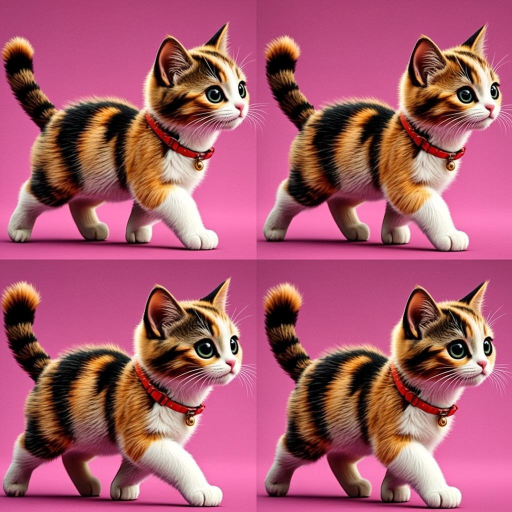
#> input picture art_raw/calico_walk_magenta.png, 1024 x 1024 px (shown at 1/2 size)
$ python -i slice_assets_v2.py   (imports and definitions only)
#> lines starting #> are read from the running program, lines starting #| are printed output that depends on the picture; after the words box and inside, x2 and y2 are one past the last pixel; in counts of white or black regions, pixels touching at a corner belong together
#> further down, picture is the input picture: shape (1024, 1024, 3); mean B, G, R 110.2, 90.1, 168.9
#!/usr/bin/env python3
"""Slice AI sprite sheets into transparent game-ready frames — v2 robust keyer.

Improvements over v1:
  * Background color sampled per-sheet from the four corners (handles muted greens).
  * Border-connected flood fill (background is contiguous with the frame border),
    so green-ish cat parts are never removed.
  * Edge-zone despill + halo feather.
  * Leftover green floor-shadow slivers under the feet are caught by the flood fill
    because they touch the bottom border via the background.
Pipeline per sheet:
  1. Slice grid cells (2x2 @1024, or 1x2 @1024).
  2. Key background (corner-sampled color + green dominance + border flood fill).
  3. Union-bbox crop per clip (constant scale across frames, no pumping).
  4. Bottom-center align into a 512x512 art box (feet at y=512).
  5. Save frame_XX.png into src/MeowCat/Assets/sprites/<breed>/<clip>/.
"""
import os
import sys
import numpy as np
from PIL import Image, ImageFilter
from scipy import ndimage

RAW = "/home/z/my-project/meow/art_raw"
OUT = "/home/z/my-project/meow/src/MeowCat/Assets/sprites"
BOX = 512
MAX_SIDE = 470

from slice_assets import SHEETS  # reuse the mapping

# magenta-screen regenerations for the breeds whose white fur died on green
# [5 lines not run here, left out]

# per-sheet minimum green dominance for dist<58 candidates (protect pale/white fur)
MIN_DOM = {
    "calico_walk": 20, "calico_sit": 20, "calico_scratch": 20,
    "calico_walk_magenta": 26, "calico_sit_magenta": 26, "calico_scratch_magenta": 26,
    "siamese_walk": 10, "siamese_sit": 10, "siamese_scratch": 10,
    "persian_walk": 10, "persian_sit": 10, "persian_scratch": 10,
}


def key_background(rgb: np.ndarray, min_dom: int = 6) -> np.ndarray:
    """RGBA with background removed. Strategy:
    1. Candidates = close to sampled bg color OR green-dominant (catches vignettes/shadows).
    2. bg = border-connected component of candidates (flood fill).
    3. SURE-FOREGROUND protection: pixels that are clearly NOT green screen
       (hue-neutral OR far from bg) dilated by 3px are removed from bg again —
       this keeps wispy boundary fur from being eaten through spill-connections.
    4. Despill kept pixels, 1px halo cut, interior re-solidified.
    """
#> called with min_dom = 6
    h, w, _ = rgb.shape
#> h = 1024; w = 1024
    r = rgb[..., 0].astype(np.float32)
    g = rgb[..., 1].astype(np.float32)
    b = rgb[..., 2].astype(np.float32)
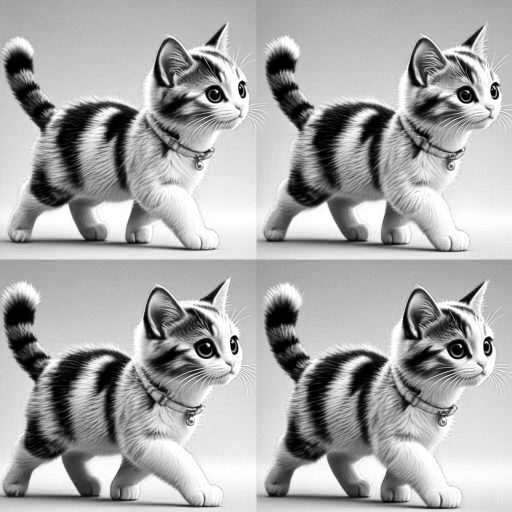
#> b: shape (1024, 1024) float32 (shown at 1/2 size); min 0, max 255, mean 168.9

    # ---- 1. background samples from 8 border patches
    P = 24
    patches = [
        rgb[0:P, 0:P], rgb[0:P, w - P:w], rgb[h - P:h, 0:P], rgb[h - P:h, w - P:w],
        rgb[0:P, w // 2 - P // 2:w // 2 + P // 2], rgb[h - P:h, w // 2 - P // 2:w // 2 + P // 2],
        rgb[h // 2 - P // 2:h // 2 + P // 2, 0:P], rgb[h // 2 - P // 2:h // 2 + P // 2, w - P:w],
    ]
    samples = [np.median(p.reshape(-1, 3), axis=0).astype(np.float32) for p in patches]
#> samples = [[110, 61, 165], [112, 63, 168], [144, 81, 203], [156, 96, 220], [112, 63, 171], [159, 98, 225], [153, 90, 216], [158, 97, 226]]
    samples.append(np.median(np.concatenate([p.reshape(-1, 3) for p in patches]), axis=0).astype(np.float32))

    stack = np.stack([np.sqrt((r - s[0]) ** 2 + (g - s[1]) ** 2 + (b - s[2]) ** 2) for s in samples])
    dist = stack.min(axis=0)

    # chroma axis follows the sampled bg: green screens push g up, magenta
    # screens push r/b up. Everything below is written against `dom`, so the
    # same thresholds serve both screen colors.
    dom_green = g - np.maximum(r, b)
    dom_magenta = np.minimum(r, b) - g
    dom_bg = float(np.median([s[1] - max(s[0], s[2]) for s in samples]))
#> dom_bg = -122
    magenta = dom_bg < -10
#> magenta = True
    dom = dom_magenta if magenta else dom_green

    # when the sheet bg is genuinely colored, require a matching cast on
    # candidate pixels too (protects white/cream fur against pale screens)
    if abs(dom_bg) > 10:
        if magenta:
            # strong magenta screens bounce pink onto white fur; scale the
            # spill-catcher with bg strength so pink-lit fur is NOT keyed.
            # The close-range rule (dom>10 & dist<75) catches the bloomed
            # floor shadow under the paws without reaching normal fur.
            spill_dom = max(14, int(-dom_bg) // 3)
#> spill_dom = 40
            cand = (((dist < 58) & (dom > min_dom))
                    | ((dom > spill_dom) & (dist < 140))
                    | ((dom > 10) & (dist < 75)))
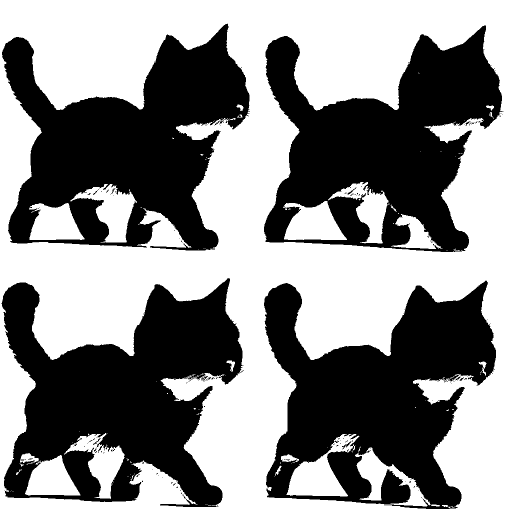
#> cand: shape (1024, 1024) bool (shown at 1/2 size); 54.2% white; 143 black regions (130 under 20 px), largest, box (x1, y1, x2, y2) and area: (3, 556, 487, 1014) 123359, (528, 561, 992, 1018) 119688, (4, 47, 499, 501) 119458
        else:
            cand = ((dist < 58) & (dom > min_dom)) | ((dom > 12) & (dist < 140))
    else:
        cand = (dist < 58) | ((dom > 12) & (dist < 140))

    # ---- 2. border-connected flood fill
    labels, _ = ndimage.label(cand)
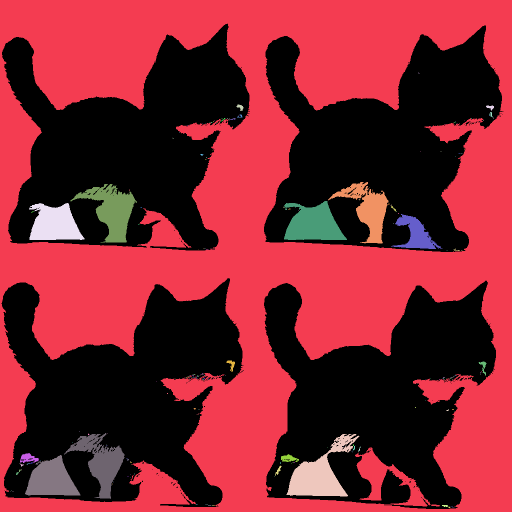
#> labels: shape (1024, 1024) int32 (shown at 1/2 size); 247 distinct labels, from 0 to 246; one colour per label, 0 black
    border_labels = set(np.unique(np.concatenate([
        labels[0, :], labels[-1, :], labels[:, 0], labels[:, -1]])))
#> border_labels = 1 item
    border_labels.discard(0)
    bg = np.isin(labels, list(border_labels)) if border_labels else np.zeros((h, w), bool)
#> bg: shape (1024, 1024) bool; 49.5% white; 1 white region, box (x1, y1, x2, y2) and area: (0, 0, 1024, 1024) 519464

    # ---- 3. sure-foreground protection
    # Green/pale screens key aggressively → protect hue-neutral or far pixels.
    # Strong magenta screens require real chroma for candidacy already, so
    # protection is skipped: it would only dam off dark shadow cores and
    # trap bloomed background pockets (between legs, under the belly).
    if not magenta:
        sure_fg = (dom < 4) | (dist > 115)
        protect = np.asarray(Image.fromarray((sure_fg * 255).astype(np.uint8))
                             .filter(ImageFilter.MaxFilter(5)), dtype=np.uint8) > 0
        bg &= ~protect

    # ---- 3b. enclosed regions
    # Green screens key weakly (bites inside fur happen) → repair by filling
    # enclosed transparent regions back in. Strong chroma screens key cleanly
    # and enclosed regions are REAL see-through gaps (between-legs wedges) →
    # they must stay transparent; filling them bakes pink blobs into the cat.
    if not magenta:
        fg_filled = ndimage.binary_fill_holes(~bg)
        holes = (~bg) & fg_filled
        if holes.any():
            lab2, n2 = ndimage.label(holes)
            bg_color = np.array(samples[-1], dtype=np.float32)
            flat = np.dstack([r, g, b])
            drop_dom = abs(dom_bg) * 0.45
            for i in range(1, n2 + 1):
                comp = lab2 == i
                med = np.median(flat[comp], axis=0)
                d = float(np.sqrt(((med - bg_color) ** 2).sum()))
                dm = float(med[1] - max(med[0], med[2]))
                if d < 90 and dm > drop_dom:
                    bg |= comp
    else:
        # strong chroma screen: any modest-sized foreground island whose color
        # is still close to the screen is trapped background (bloomed gaps
        # between legs, shadow-dammed pockets) → transparent. Tiny islands
        # (stray pixels) and big ones (real cat parts) are left alone.
        labF, nF = ndimage.label(~bg)
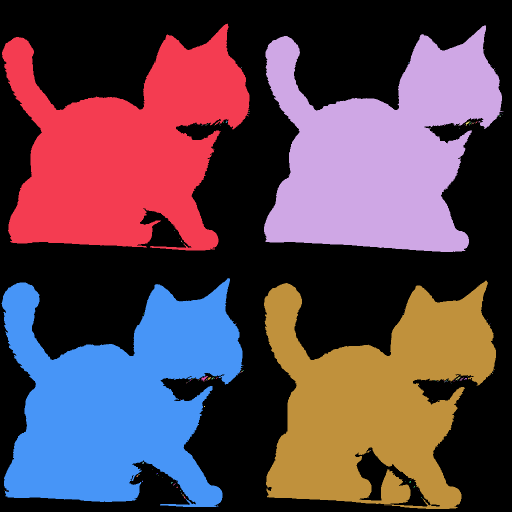
#> labF: shape (1024, 1024) int32 (shown at 1/2 size); 177 distinct labels, from 0 to 176; one colour per label, 0 black
#> nF = 176
        if nF > 1:
            sizesF = ndimage.sum(~bg, labF, range(1, nF + 1))
#> sizesF = 176 values, max 135955 at index 69, min 1 at index 2, mean 3006.3
            main = int(np.argmax(sizesF)) + 1
#> main = 70
            main_size = float(sizesF[main - 1])
#> main_size = 135955
            bg_color = np.array(samples[-1], dtype=np.float32)
#> bg_color = [139, 78, 197.5]
            flat = np.dstack([r, g, b])
            for i in range(1, nF + 1):
                if i == main:
                    continue
                comp = labF == i
                n_px = int(sizesF[i - 1])
                if n_px < 60 or n_px > 0.3 * main_size:
                    continue
                med = np.median(flat[comp], axis=0)
                d = float(np.sqrt(((med - bg_color) ** 2).sum()))
                dm = float(min(med[0], med[2]) - med[1])
                # bg-tinted pocket (close to screen color) OR dark neutral
                # shadow core left behind after the bloom around it keyed out
                if d < 120 or (dm < 10 and d > 100):
                    bg |= comp
#> this loop made 176 passes
#> n_px on passes 1 to 3: 132346, 132209, 1
#> pass 1, in key_background, `comp = labF == i`:
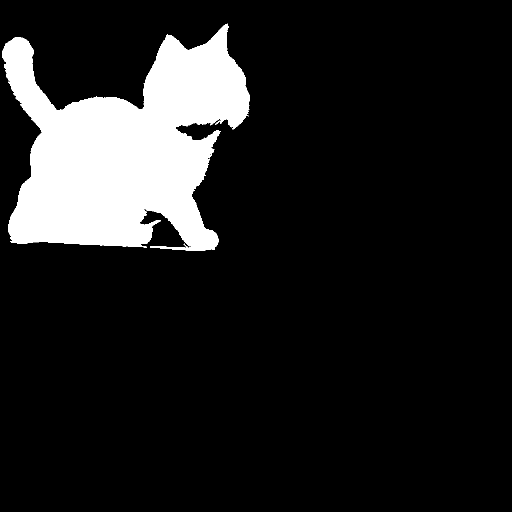
#> comp: shape (1024, 1024) bool (shown at 1/2 size); 12.6% white; 1 white region, box (x1, y1, x2, y2) and area: (4, 47, 499, 501) 132346

    # ---- 4. alpha + despill + boundary refinement
    alpha = np.where(bg, 0.0, 255.0)
    spill = (~bg) & (dom > 8)
#> spill: shape (1024, 1024) bool; 7.7% white; 555 white regions (480 under 20 px), largest, box (x1, y1, x2, y2) and area: (530, 366, 931, 504) 20283, (10, 868, 284, 1004) 17987, (20, 367, 296, 495) 16188
    r2, g2, b2 = r.copy(), g.copy(), b.copy()
    if magenta:
        # pull the magenta cast out of edge fur: shrink r/b toward g
        excess = np.minimum(r[spill], b[spill]) - g[spill]
        excess = np.maximum(excess, 0)
        r2[spill] = r[spill] - excess * 0.75
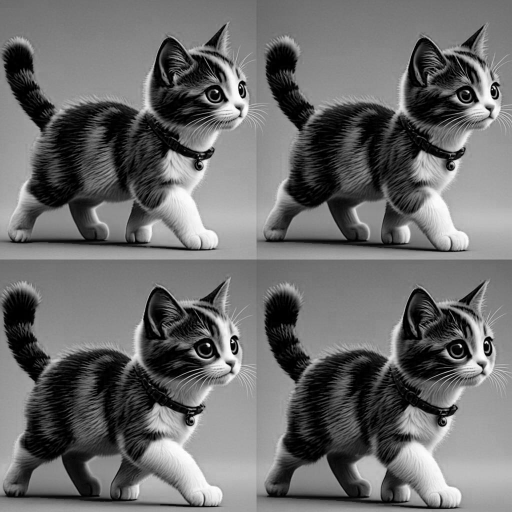
#> r2: shape (1024, 1024) float32 (shown at 1/2 size); min 0, max 255, mean 108.1
        b2[spill] = b[spill] - excess * 0.75
#> b2: shape (1024, 1024) float32; 7.72% of pixels changed, all inside (x1, y1, x2, y2) = (7, 47, 1007, 1018)
    else:
        g2[spill] = np.maximum(r[spill], b[spill]) * 1.05 + g[spill] * 0.15
    g2 = np.clip(g2, 0, 255); r2 = np.clip(r2, 0, 255); b2 = np.clip(b2, 0, 255)

    img = np.dstack([r2, g2, b2, alpha]).astype(np.uint8)
    im = Image.fromarray(img)

    core_fg = np.asarray(
        Image.fromarray(np.where(bg, 0, 255).astype(np.uint8)).filter(ImageFilter.MinFilter(3)),
        dtype=np.uint8)
#> core_fg: shape (1024, 1024); 49% white; 16 white regions (12 under 20 px), largest, box (x1, y1, x2, y2) and area: (5, 558, 484, 1013) 132093, (529, 52, 1003, 503) 129116, (5, 49, 498, 500) 128678, (529, 563, 991, 1017) 123886
    a = im.getchannel("A").filter(ImageFilter.GaussianBlur(0.6))
    a_np = np.asarray(a, dtype=np.float32)
    a_np[core_fg == 255] = 255
#> a_np: shape (1024, 1024) float32; min 0, max 255, mean 128.7
    a_np[bg] = 0
#> a_np: shape (1024, 1024) float32; min 0, max 255, mean 128.1
    im.putalpha(Image.fromarray(np.clip(a_np, 0, 255).astype(np.uint8)))

    # second despill pass on semi-transparent edge pixels
    arr = np.asarray(im).astype(np.float32)
    edge = (arr[..., 3] > 0) & (arr[..., 3] < 250)
#> edge: shape (1024, 1024) bool; 1.5% white in thin lines or dots
    if magenta:
        dom2 = np.minimum(arr[..., 0], arr[..., 2]) - arr[..., 1]
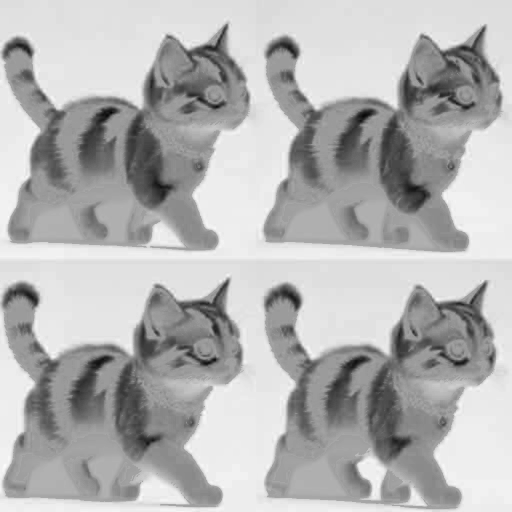
#> dom2: shape (1024, 1024) float32 (shown at 1/2 size); min -116, max 74, mean 17.9; drawn with min black and max white
        fix = edge & (dom2 > 12)
#> fix: shape (1024, 1024) bool; every value is 0
        excess = np.minimum(arr[..., 0][fix], arr[..., 2][fix]) - arr[..., 1][fix]
#> excess = empty array
        arr[..., 0][fix] -= excess * 0.7
        arr[..., 2][fix] -= excess * 0.7
    else:
        dom2 = arr[..., 1] - np.maximum(arr[..., 0], arr[..., 2])
        fix = edge & (dom2 > 12)
        arr[..., 1][fix] = np.maximum(arr[..., 0][fix], arr[..., 2][fix]) * 1.04
    return np.clip(arr, 0, 255).astype(np.uint8)


# [62 lines left out: functions slice_cells, content_bbox, process_sheet, main, not called in this run]


# [2 lines not run here, left out]

>>> import cv2
>>> picture = cv2.imread('../art_raw/calico_walk_magenta.png')
>>> result = key_background(picture)

$ run again, on art_raw/calico_walk.png
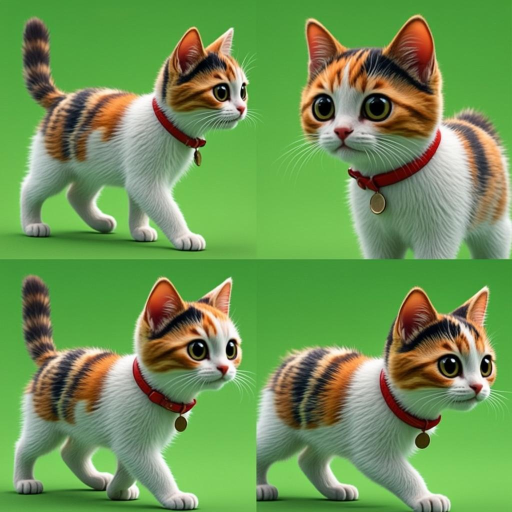
#> input picture art_raw/calico_walk.png, 1024 x 1024 px (shown at 1/2 size)
#> picture is the input picture: shape (1024, 1024, 3); mean B, G, R 84.5, 148.7, 109.9
#> samples = [[57, 155, 71], [54, 153, 69], [66, 157, 84], [83, 190, 112], [56, 154.5, 69], [80, 182, 107], [72, 173, 98], [151, 187, 148.5]]
#> dom_bg = 77
#> magenta = False
#> cand: shape (1024, 1024) bool; 69.5% white; 309 black regions (245 under 20 px), largest, box (x1, y1, x2, y2) and area: (601, 29, 1024, 505) 89424, (516, 573, 992, 897) 71054, (32, 551, 483, 928) 67679
#> in key_background, `labels, _ = ndimage.label(cand)`:
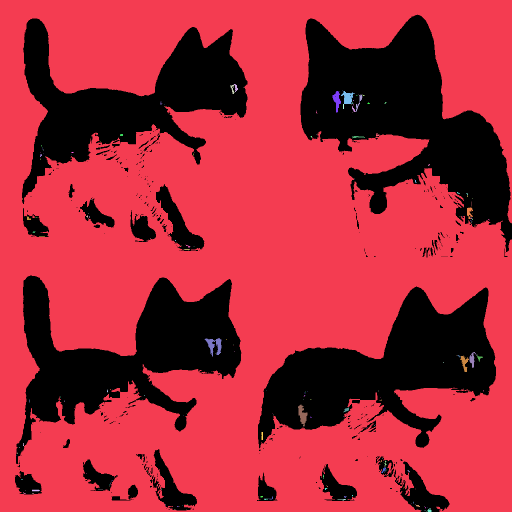
#> labels: shape (1024, 1024) int32 (shown at 1/2 size); 218 distinct labels, from 0 to 217; one colour per label, 0 black
#> border_labels = 3 items
#> sure_fg: shape (1024, 1024) bool; 27.4% white; 102 white regions (69 under 20 px), largest, box (x1, y1, x2, y2) and area: (601, 30, 1019, 450) 81217, (516, 574, 992, 897) 66191, (34, 551, 482, 911) 63289
#> protect: shape (1024, 1024) bool; 31% white; 36 white regions (2 under 20 px), largest, box (x1, y1, x2, y2) and area: (599, 28, 1024, 476) 88782, (514, 572, 994, 899) 73000, (31, 549, 484, 929) 70606
#> fg_filled: shape (1024, 1024) bool; 32.8% white; 290 white regions (224 under 20 px), largest, box (x1, y1, x2, y2) and area: (599, 28, 1024, 505) 94066, (514, 572, 994, 899) 75613, (31, 549, 484, 929) 72425
#> holes: shape (1024, 1024) bool; 32.8% white; 290 white regions (224 under 20 px), largest, box (x1, y1, x2, y2) and area: (599, 28, 1024, 505) 94064, (514, 572, 994, 899) 75610, (31, 549, 484, 929) 72422
#> lab2: shape (1024, 1024) int32; 372 distinct labels, from 0 to 371
#> n2 = 371
#> bg_color = [62, 156, 79]
#> drop_dom = 34.65
#> the loop in key_background, `for i in range(1, n2 + 1):` made 371 passes
#> (med, d, dm) on passes 1 to 3: ([81, 113, 148], 83.49, -35), ([72, 102, 132], 76.32, -30), ([128, 140, 122], 80.38, 12)
#> spill: shape (1024, 1024) bool; 3.3% white; 513 white regions (374 under 20 px), largest, box (x1, y1, x2, y2) and area: (44, 549, 484, 759) 2292, (49, 35, 497, 237) 1999, (530, 572, 994, 796) 1957
#> core_fg: shape (1024, 1024); 30.9% white; 95 white regions (63 under 20 px), largest, box (x1, y1, x2, y2) and area: (600, 29, 1024, 503) 90847, (515, 573, 993, 898) 72806, (32, 550, 483, 928) 69164
#> edge: shape (1024, 1024) bool; 1.9% white in thin lines or dots
#> in key_background, `fix = edge & (dom2 > 12)`:
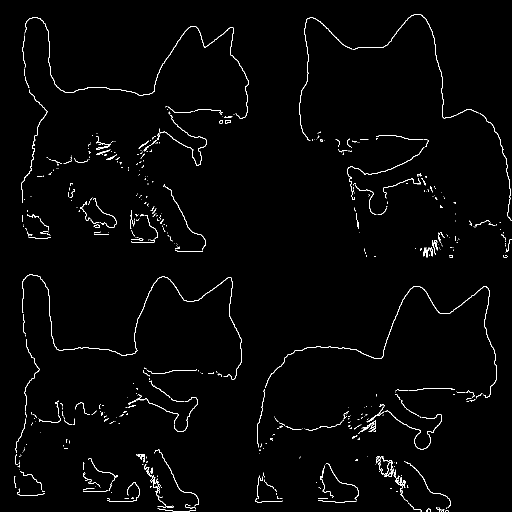
#> fix: shape (1024, 1024) bool (shown at 1/2 size); 1.6% white in thin lines or dots
